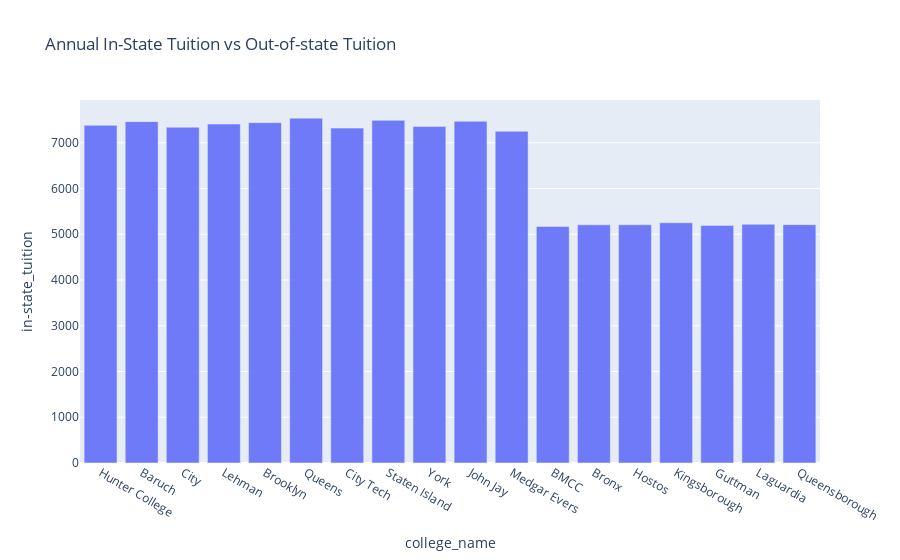

Notebook cell for this chart:
### Code cell
import plotly.express as px
import pandas as pd
import plotly.graph_objects as go
import plotly.io as pio

df = pd.read_csv('college_data.csv')

barchart = px.bar(
    data_frame = df,
    x = "college_name",
    #color = "out-of-state_tuition",
    y = "in-state_tuition",
    opacity = 0.9,
    orientation = "v",
    barmode = 'group',
    title='Annual In-State Tuition vs Out-of-state Tuition',
)
pio.show(barchart)

### Figure 1 — Plotly figure (JSON) as saved in the notebook; plotly's stock layout.template omitted (floating-point values rounded to 4 significant figures)
{"data": [{"alignmentgroup": "True", "hovertemplate": "college_name=%{x}<br>in-state_tuition=%{y}<extra></extra>", "legendgroup": "", "marker": {"color": "#636efa", "opacity": 0.9, "pattern": {"shape": ""}}, "name": "", "offsetgroup": "", "orientation": "v", "showlegend": false, "textposition": "auto", "type": "bar", "x": ["Hunter College", "Baruch", "City", "Lehman", "Brooklyn", "Queens", "City Tech", "Staten Island", "York", "John Jay", "Medgar Evers", "BMCC", "Bronx", "Hostos", "Kingsborough", "Guttman", "Laguardia", "Queensborough"], "xaxis": "x", "y": [7382, 7462, 7340, 7410, 7440, 7538, 7320, 7490, 7358, 7470, 7250, 5170, 5206, 5208, 5252, 5194, 5218, 5210], "yaxis": "y"}], "layout": {"autosize": true, "barmode": "group", "legend": {"tracegroupgap": 0}, "title": {"text": "Annual In-State Tuition vs Out-of-state Tuition"}, "xaxis": {"anchor": "y", "autorange": true, "domain": [0, 1], "range": [-0.5, 17.5], "title": {"text": "college_name"}, "type": "category"}, "yaxis": {"anchor": "x", "autorange": true, "domain": [0, 1], "range": [0, 7935.0], "title": {"text": "in-state_tuition"}, "type": "linear"}}}
